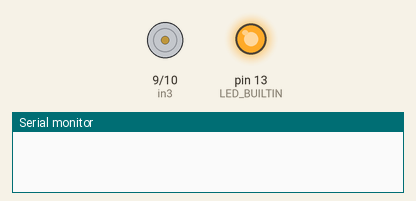
Simulated run of this sketch. Board: Arduino Uno, built with avr-gcc and run on an emulated ATmega328P. Shown: motor-driver pin pairs drawn as motors (green arrow = first pin HIGH = forward, orange = second pin HIGH = backward, longer = more drive, scaled by the enable pin), output pins drawn as LEDs (lit = HIGH), the last lines printed to the serial monitor.

Above: at 0.2 s.
At 3.5 s:
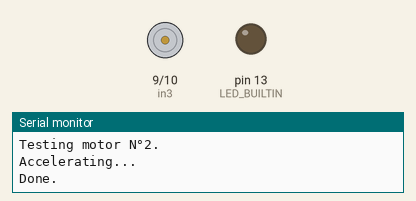
At 5.5 s:
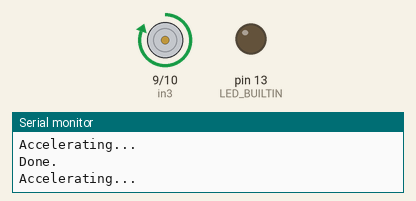
At 10.0 s:
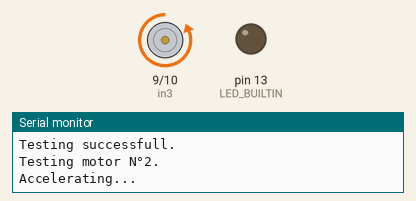
Timing chart, 0 to 11.1 s (numbered marks = the images above):
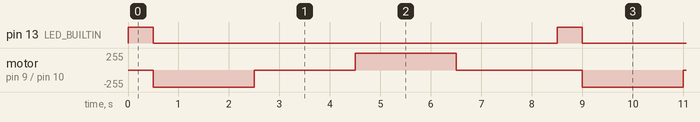

The sketch:

sketch_sep28a.ino
```cpp
//int pins[] = {9, 10, 12, 13};


int enb = 5;
int in4= 10;
int in3 = 9;

void setup() {
  Serial.begin(9600);
  // for (int i = 0; i < 5; i++){
  //   pinMode(pins[i], OUTPUT);
  // }

  // for (int i = 0; i < 5; i++){
  //   digitalWrite(pins[i], LOW);
  // }

  pinMode(enb, OUTPUT);
  pinMode(in4, OUTPUT);
  pinMode(in3, OUTPUT);
  pinMode(LED_BUILTIN, OUTPUT);

  analogWrite(enb, 0);
  digitalWrite(in4, LOW);
  digitalWrite(in3, LOW);
}

void loop() {
  digitalWrite(LED_BUILTIN, HIGH);
  delay(500);
  digitalWrite(LED_BUILTIN, LOW);

  testMotor2(in3, in4, enb);
}

void testMotor1(int ENA, int IN1, int IN2){
  Serial.println("Testing motor N°1.");
  delay(3000);
  digitalWrite(IN1, LOW);
  digitalWrite(IN2, HIGH);
  delay(3000);
  digitalWrite(IN1, HIGH);
  digitalWrite(IN2, LOW);
  delay(3000);
  digitalWrite(IN1, LOW);
  digitalWrite(IN2, LOW);
  Serial.println("Testing successfull.");
}

void testMotor2(int IN3, int IN4, int ENB){
  Serial.println("Testing motor N°2.");
  goForward(IN3, IN4);
  accelerate(ENB);
  goReverse(IN3, IN4);
  accelerate(ENB);
  Serial.println("Testing successfull.");
}

void goReverse(int negative, int positive){
  digitalWrite(negative, HIGH);
  digitalWrite(positive, LOW);
}

void goForward(int negative, int positive){
  digitalWrite(negative, LOW);
  digitalWrite(positive, HIGH);
}

void accelerate(int pin){
  Serial.println("Accelerating...");
  analogWrite(pin, 255);
  delay(2000);
  analogWrite(pin, 0);
  Serial.println("Done.");
  delay(2000);

}

void testingPin(int pin){
  Serial.println("Testing pin: ");
  Serial.println(pin);
  digitalWrite(pin, HIGH);
  Serial.println("Pin mode: ON");
  delay(2000);
  digitalWrite(pin, LOW);
  Serial.println("Pin mode: OFF");
}
```

Measured:
- by itself, pin 13 (LED_BUILTIN): alternates HIGH for 0.50 s and LOW for 8.0 s
- by itself, motor on pin 9 (in3) / pin 10 (in4): repeats every 8.5 s: stopped 2.0 s, forward 255/255 2.0 s, stopped 2.5 s, backward 255/255 2.0 s
